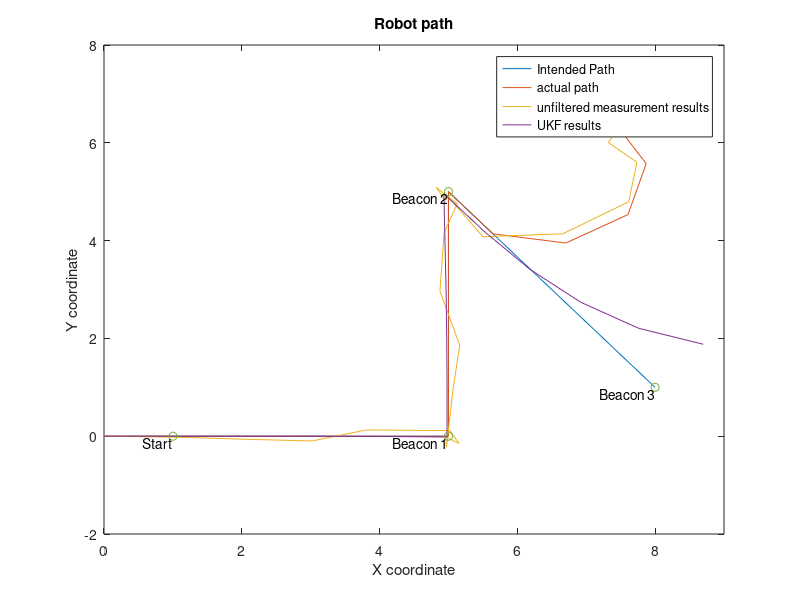
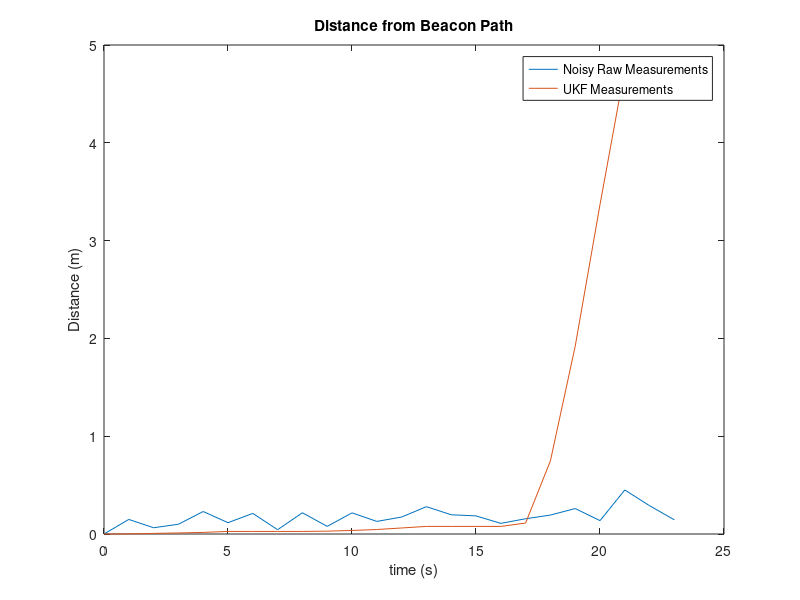

Write MATLAB code to recreate these figures, in order.
%%Other Estimation Method assignment
% We chose UKF (Unscented Kalman Filter)
clear all

%% System Simulation Assignment
b = .2; % Axle width (distance from left wheel to right wheel)
piv1 = .05 * pi / 3;
piv2 = -1 * (piv1 + piv1 * .927/1.57);
vl = [1 1 1 1 1 -piv1 -piv1 -piv1 1 1 1 1 1 -piv2 -piv2 -piv2 1 1 1 1 1 0 0]; % Measured velocities of left wheel
vr = [1 1 1 1 1  piv1  piv1  piv1 1 1 1 1 1  piv2  piv2  piv2 1 1 1 1 1 0 0]; % Measured velocities of right wheel
L = length(vl); % Number of samples in vl, vr (Currently 23)
t = 0:1:L; % Time vector 
% Summary of desired path:
% Start at origin
%  Arrive at beacon one (5,0) at k = 5
%  Pivot towards beacon two (5,5) for 3 seconds
%  Arrive at beacon two at k = 13
%  Pivot towards beacon three (8,1) for 3 seconds 
%  Arrive at beacon three at k = 21



%% Noise and disturbances section
mu = 0; % Mean for noise (unused)
sigma_xy = .15; % Covariance for measurement noise
sigma_xyDot = .05; % Covariance for process/plant noise
sigma_phi = .05; % Covariance for meas. noise (angle)
sigma_phiDot = .01; % Cov for process/plant noise

% Measurement noise
x_noise = sigma_xy * randn(L+1,1); % add mu for non-zero mean
y_noise = sigma_xy * randn(L+1,1);
phi_noise = sigma_phi * randn(L+1,1);

% Process noise
xDot_noise = sigma_xyDot * randn(L+1,1);
yDot_noise = sigma_xyDot * randn(L+1,1);
phiDot_noise = sigma_phiDot * rand(L+1,1);
xDot_noise = zeros(L+1,1); %testing
yDot_noise = zeros(L+1,1);
phiDot_noise = zeros(L+1,1);

% Left disturbances
dist_l = zeros(L+1, 1);
%dist_l(5:6) = .2;

% Right disturbances
dist_r = zeros(L+1,1);
dist_r(17:20) = .15;

%% System initialization section
% Initial Parameters
Q = diag([sigma_xyDot sigma_xyDot sigma_phiDot]); % Covariance matrix for plant noise (?)
R = diag([sigma_xy sigma_xy sigma_phi]); % Covariance matrix for measurement noise (?)
%R = eye(6,6);
P0 = eye(3,3)./500; % Covariance of initial state (0 since known exactly)
x0 = [0;0;0]; % Initial coordinates

Pk_plus = P0;
xk_plus = x0;

x_tris = zeros(1,L+1);
y_tris = zeros(1,L+1);

p1 = [5; 0]; % beacon 1 location
p2 = [5; 5]; % beacon 2 location
p3 = [8; 1]; % beacon 3 location
p_robot = zeros(L+1,2);

% Error measurement matrices
simError = zeros(L+1,3);
estError = zeros(L+1,3);

distance = zeros(L+1,1);
estDistance = zeros(L+1,1);

n = 3; % State Dimensions
m = 3; % Measurement Dimensions

e = eye(3,3);

avg = (1/(2*n)) * ones(2*n,1);

state_samples = zeros(n,2*n); % Sample distribution matrix
state_sim = zeros(n,2*n);   %This will store the simulated values state_sim = f(state_samples,u)
out_sim = zeros(m,2*n);   %This will store the simulated values out_sim = g(x_estimation_samples,u)

xDot=0;
yDot=0;
phiDot=0;

% Pos for "position", not "positive"
xpos_ =      zeros(1,L+1); % For noiseless sim
xpos =       zeros(1,L+1); % After process noise and disturbances
xpos_noisy = zeros(1,L+1); % After measurement noise
ypos_ =      zeros(1,L+1); 
ypos =       zeros(1,L+1); 
ypos_noisy = zeros(1,L+1);
phipos =     zeros(1,L+1);
phipos_ =    zeros(1,L+1);
phipos_noisy = zeros(1,L+1);

estimate = zeros(3,L+1);

for i = 1:L
    %% Noiseless sim section (no noise, no disturbance):
    xDot_ = .5 * cos(phipos_(i)) * (vr(i) + vl(i)); % Incremental change in x
    xpos_(i+1) = xDot_ + xpos_(i); % iterate sim
    
    yDot_ = .5 * sin(phipos_(i))* (vr(i) + vl(i));
    ypos_(i+1) = yDot_ + ypos_(i); % iterate simulation
    
    phiDot_ = vr(i)/b - vl(i)/b;
    phipos_(i+1) = phiDot_ + phipos_(i);
    
    %% Realistic sim section:
    xDot = .5 * cos(phipos(i)) * (vr(i) + dist_r(i) + vl(i) + dist_l(i)) + xDot_noise(i); %Includes disturbance and measurement noise
    xpos(i+1) = xDot + xpos(i); % Iterate simulation
    xpos_noisy(i+1) = xpos(i+1) + x_noise(i+1); % Collect measurement (with noise)

    yDot = .5 * sin(phipos(i))* (vr(i) + dist_r(i) + vl(i) + dist_l(i)) + yDot_noise(i);
    ypos(i+1) = yDot + ypos(i);
    ypos_noisy(i+1) = ypos(i+1) + y_noise(i+1);

    phiDot = 1/b * (vr(i) + dist_r(i) - (vl(i) + dist_l(i))) + phiDot_noise(i);
    phipos(i+1) = phiDot + phipos(i) ;
    phipos_noisy(i+1) = phipos(i+1) + phi_noise(i+1);

    outk = [xpos_noisy(i+1); ypos_noisy(i+1); phipos_noisy(i+1)];

%     Vincent's requested output version:
%     outk = [  sqrt( (p1(1)-xpos_noisy(i+1))^2 + (p1(2)-ypos_noisy(i+1))^2);
%             atan2( p1(2)-ypos_noisy(i+1), p1(1) - xpos_noisy(i+1));
%             sqrt( (p2(1)-xpos_noisy(i+1))^2 + (p2(2)-ypos_noisy(i+1))^2) ;
%             atan2( p2(2)-ypos_noisy(i+1), p2(1) - xpos_noisy(i+1));
%             sqrt( (p3(1)-xpos_noisy(i+1))^2 + (p3(2)-ypos_noisy(i+1))^2);
%             atan2( p3(2)-ypos_noisy(i+1), p3(1) - xpos_noisy(i+1))];

    %% TIME UPDATE SECTION

    %     Get standard deviation matrix
    M = chol(Pk_plus);
    %     Simulate 2n points through state transition
    for j = 1:2*n
    %     Generate samples
        if(j<=n)
            state_samples(:,j) = xk_plus + sqrt(n)*M*e(:,j);
        else
            state_samples(:,j) = xk_plus - sqrt(n)*M*e(:,j-n);
        end
    %     Evaluate Simulated values
        state_sim(:,j) = xk_plus + [cos(state_samples(3,j))*vr(i)/2 + cos(state_samples(3,j))*vl(i)/2;
                                sin(state_samples(3,j))*vr(i)/2 + sin(state_samples(3,j))*vl(i)/2;
                                vr(i)/b - vl(i)/b];
    end

    % Take average mean as predicted mean
    x_kplus1_minus = state_sim*avg;

    for j = 1:2*n
        P_kplus1_minus = zeros(3,3);

    % Take average covariance as predicted covariance
        P_kplus1_minus = P_kplus1_minus + (1/(2*n)) * (state_sim(:,j)-x_kplus1_minus) * (state_sim(:,j)-x_kplus1_minus)';
    end
    P_kplus1_minus = P_kplus1_minus + Q;


    %% MEASUREMENT UPDATE section

    xk_minus = x_kplus1_minus;
    Pk_minus = P_kplus1_minus;

    %     Simulate 2n points through measurement
    for j = 1:2*n
    %     Generate samples
        if(j<=n)
            state_samples(:,j) = xk_minus + sqrt(n)*M*e(:,j);
        else
            state_samples(:,j) = xk_minus - sqrt(n)*M*e(:,j-n);
        end
    %     Evaluate Simulated output values (This is where Beacon measurements
    %     go)
         out_sim(:,j) = state_samples(:,j);        % Just pass location

          % Get output from simulated beacon measurements
    %     out_sim(:,j) = [  sqrt( (p1(1)-state_samples(1,j))^2 + (p1(2)-state_samples(2,j))^2);
    %                     atan2( p1(2)-state_samples(2,j), p1(1) - state_samples(1,j));
    %                     sqrt( (p2(1)-state_samples(1,j))^2 + (p2(2)-state_samples(2,j))^2) ;
    %                     atan2( p2(2)-state_samples(2,j), p2(1) - state_samples(1,j));
    %                     sqrt( (p3(1)-state_samples(1,j))^2 + (p3(2)-state_samples(2,j))^2);
    %                     atan2( p3(2)-state_samples(2,j), p3(1) - state_samples(1,j))];
    end
    out_est = out_sim * avg;
    
    for j = 1:2*n
        P_xy = zeros(n,m);
        P_y = zeros(m,m);

        % Take average covariance as predicted covariance
        P_xy = P_xy + (1/(2*n)) * (state_samples(:,j)-xk_minus) * (out_sim(:,j)-out_est)';
        P_y = P_y + (1/(2*n)) * (out_sim(:,j)-out_est) * (out_sim(:,j)-out_est)';
    end
    P_y = P_y + R;

    % Calculate Kalman Gain
    K = P_xy / P_y;

    xk_plus = xk_minus + K*(outk - out_est);
    Pk_plus = Pk_minus - K*P_xy';
   
    %% Observation section
    estimate(:,i+1) = xk_plus;
%     Distance with noisy simulated measurements
    d_1 = norm([xpos_noisy(i+1);ypos_noisy(i+1)]-p1); % Distance to beacon 1
    d_2 = norm([xpos_noisy(i+1);ypos_noisy(i+1)]-p2); % Distance to beacon 2
    d_3 = norm([xpos_noisy(i+1);ypos_noisy(i+1)]-p3); % Distance to beacon 3
    simError(i+1, :) = [d_1, d_2, d_3];
        
%     Distance from actual simulated path (with noise)
    d = norm([xpos_noisy(i+1);ypos_noisy(i+1)]-[xpos(i+1);ypos(i+1)]); % Noisy distance (with meas. noise) to actual simulated path (with process noise and disturbances)
    estd = norm([xk_plus(1);xk_plus(2)]-[xpos(i+1);ypos(i+1)]); % Filter-estimated distance 
    distance(i+1) = d;
    estDistance(i+1) = estd;
end

%% Create error vectors for beacons of interest. i.e. Only the distance to
% the next beacon
% Times the robot reaches beacon: 5 13 21

% simDistance = [simError(1:5,1);
%                 simError(6:13,2);
%                 simError(14:L,3)];
% estDistance = [estError(1:5,1);
%                 estError(6:13,2);
%                 estError(14:L,3)];


%% Plotting section
beacons = [ 1 0;
            5 0;
            5 5;
            8 1];
figure(1)
plot(xpos_, ypos_); % Intended path (no process or measurement noise)
hold on
plot(xpos, ypos); % Actual path (no measurement noise)
plot(xpos_noisy, ypos_noisy) % Actual state (includes measurement and process noise)
plot(estimate(1,:),estimate(2,:)); % UKF results
plot(beacons(:,1),beacons(:,2), 'o')

title("Robot path")
xlabel('X coordinate')
xlim([0 9])
ylabel('Y coordinate')
legend('Intended Path', 'actual path', 'unfiltered measurement results', 'UKF results')
labels = {'Start','Beacon 1', 'Beacon 2', 'Beacon 3'};
text(beacons(:,1),beacons(:,2),labels,'VerticalAlignment','top','HorizontalAlignment','right')

figure(2)
plot(t,distance)
hold on
plot(t,estDistance)
title("Distance from Beacon Path")
xlabel('time (s)')
ylabel('Distance (m)')
legend('Noisy Raw Measurements', 'UKF Measurements')
